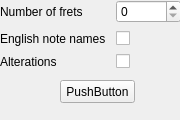
<?xml version="1.0" encoding="UTF-8"?>
<ui version="4.0">
 <class>Control_widget</class>
 <widget class="QWidget" name="Control_widget">
  <property name="geometry">
   <rect>
    <x>0</x>
    <y>0</y>
    <width>180</width>
    <height>120</height>
   </rect>
  </property>
  <property name="sizePolicy">
   <sizepolicy hsizetype="Fixed" vsizetype="Fixed">
    <horstretch>0</horstretch>
    <verstretch>0</verstretch>
   </sizepolicy>
  </property>
  <property name="minimumSize">
   <size>
    <width>180</width>
    <height>120</height>
   </size>
  </property>
  <property name="windowTitle">
   <string>Form</string>
  </property>
  <widget class="QWidget" name="formLayoutWidget">
   <property name="geometry">
    <rect>
     <x>0</x>
     <y>0</y>
     <width>181</width>
     <height>71</height>
    </rect>
   </property>
   <layout class="QFormLayout" name="formLayout">
    <property name="sizeConstraint">
     <enum>QLayout::SetDefaultConstraint</enum>
    </property>
    <property name="horizontalSpacing">
     <number>10</number>
    </property>
    <property name="verticalSpacing">
     <number>8</number>
    </property>
    <item row="0" column="0">
     <widget class="QLabel" name="Fret_label">
      <property name="text">
       <string>Number of frets </string>
      </property>
     </widget>
    </item>
    <item row="1" column="0">
     <widget class="QLabel" name="Eng_label">
      <property name="text">
       <string>English note names</string>
      </property>
     </widget>
    </item>
    <item row="2" column="0">
     <widget class="QLabel" name="Alt_label">
      <property name="text">
       <string>Alterations</string>
      </property>
     </widget>
    </item>
    <item row="2" column="1">
     <widget class="QCheckBox" name="checkAlt">
      <property name="text">
       <string/>
      </property>
     </widget>
    </item>
    <item row="1" column="1">
     <widget class="QCheckBox" name="checkAbc"/>
    </item>
    <item row="0" column="1">
     <widget class="QSpinBox" name="numFret"/>
    </item>
   </layout>
  </widget>
  <widget class="QPushButton" name="actionButton">
   <property name="geometry">
    <rect>
     <x>60</x>
     <y>80</y>
     <width>75</width>
     <height>23</height>
    </rect>
   </property>
   <property name="sizePolicy">
    <sizepolicy hsizetype="Fixed" vsizetype="Fixed">
     <horstretch>0</horstretch>
     <verstretch>0</verstretch>
    </sizepolicy>
   </property>
   <property name="text">
    <string>PushButton</string>
   </property>
  </widget>
 </widget>
 <resources/>
 <connections/>
</ui>
